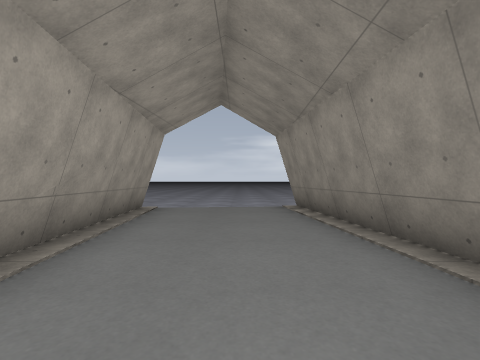
[1] (above)

12 first-person views from a walk through a Godot game level. The camera is 1.3 m above the floor, looks level and sees 85° across. The floor is counted in squares, 2 m on a side. Each view is taken from the middle of a square. On the plan, view 1 faces up. The plan holds only what a view shows up to about 9 squares ahead; the rest is blank. The place goes on beyond the plan. Some surface patterns are stand-ins.

[2]
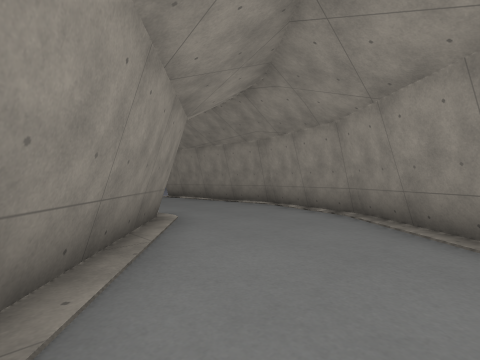

[3]
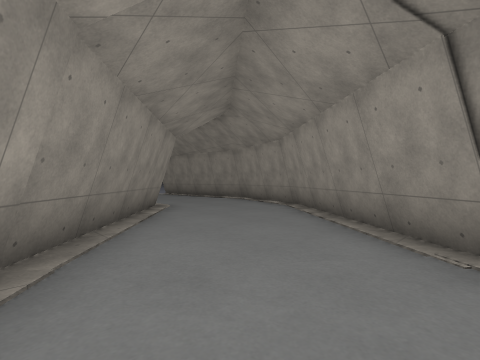

[4]
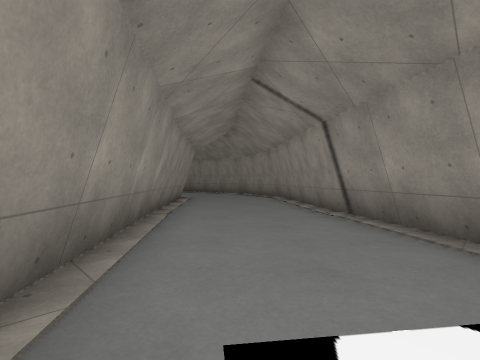

[5]
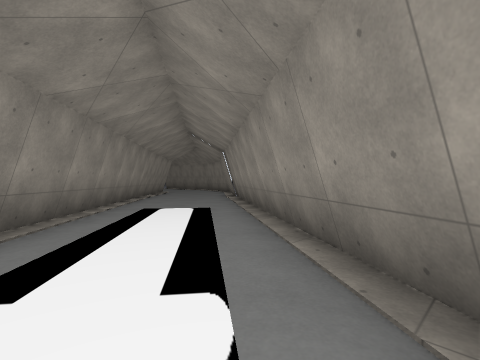

[6]
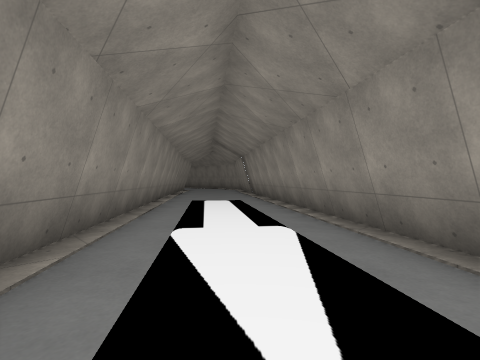

[7]
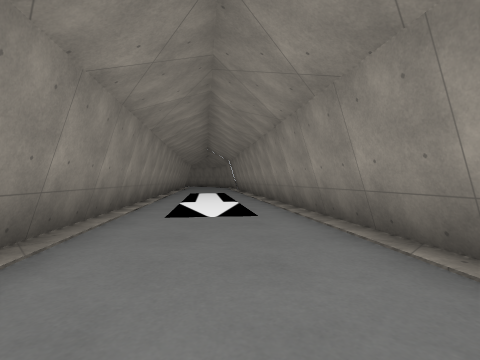

[8]
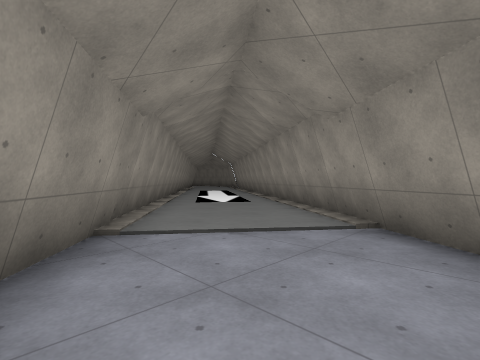

[9]
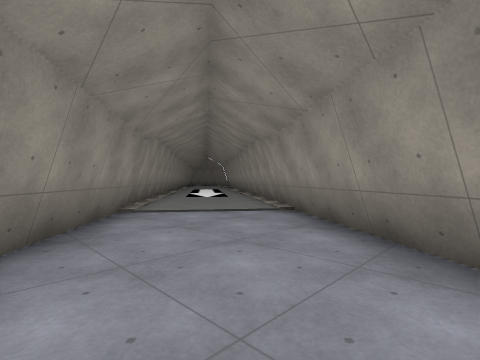

[10]
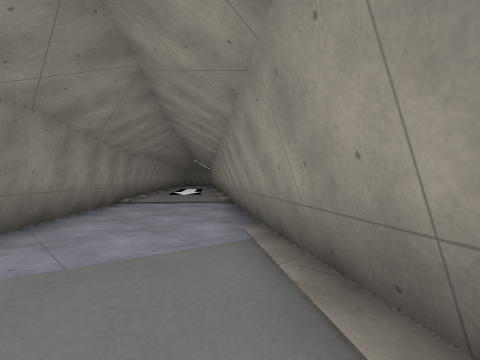

[11]
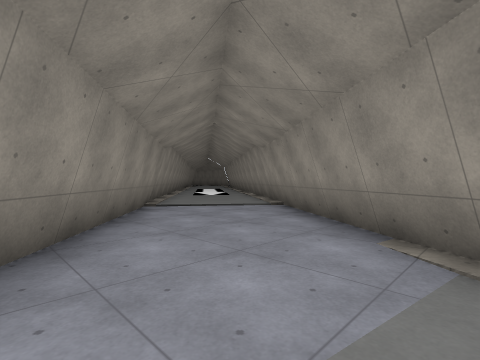

[12]
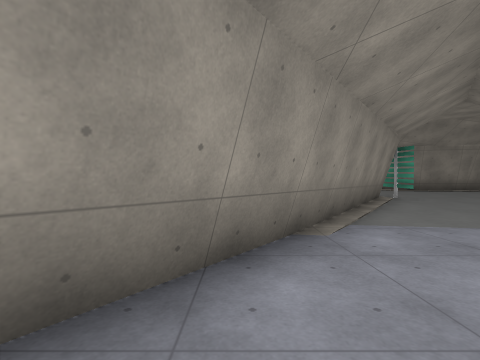

### Floor plan
Points are (right, up) in squares from view 1. A wall is a line through its corners. A room is listed if a view was taken in it or the views show most of it. See-through windows are left out.
Room 1 (views 1, 2)
walls: (-1.8, 1.2) (-5.5, -3.7); (0.9, -1.2) (1.7, 1.3) (1.2, 6.5); (-2.2, 6.2) (-1.8, 1.7); (-2.7, -5.4) (0.7, -0.8)
low walls: (-2.3, -5) (0.9, -1.2)
ways out: opening at (-4, -5) to room 2; opening at (-2, 7); opening at (1, 7)
Room 2 (views 3, 4, 5, 6)
walls: (-9.5, -14.3) (-2.7, -5.4); (-5.5, -3.7) (-12.4, -12.7)
ways out: opening at (-4, -5) to room 1; opening at (-11, -14) to room 3
Room 3 (views 7, 12)
walls: (-13.6, -14.2) (-15.5, -16.7); (-12.4, -12.7) (-13.5, -14.1); (-12.5, -18.3) (-9.5, -14.3)
ways out: opening at (-11, -14) to room 2; opening at (-14, -18) to room 4
Room 4 (views 8, 9, 10, 11)
walls: (-15.5, -16.7) (-17, -18.7); (-17.1, -24.5) (-12.5, -18.3)
ways out: opening at (-14, -18) to room 3

Where each view was taken, in squares from view 1:
view 1: 0 up, 0 right, facing up
view 2: 3 down, 4 left, facing up-right
view 3: 5 down, 5 left, facing up-right
view 4: 7 down, 7 left, facing up-right
view 5: 12 down, 9 left, facing up-right
view 6: 13 down, 11 left, facing up-right
view 7: 16 down, 13 left, facing up-right
view 8: 18 down, 15 left, facing up-right
view 9: 20 down, 16 left, facing up-right
view 10: 23 down, 17 left, facing up-right
view 11: 21 down, 17 left, facing up-right
view 12: 17 down, 13 left, facing down
